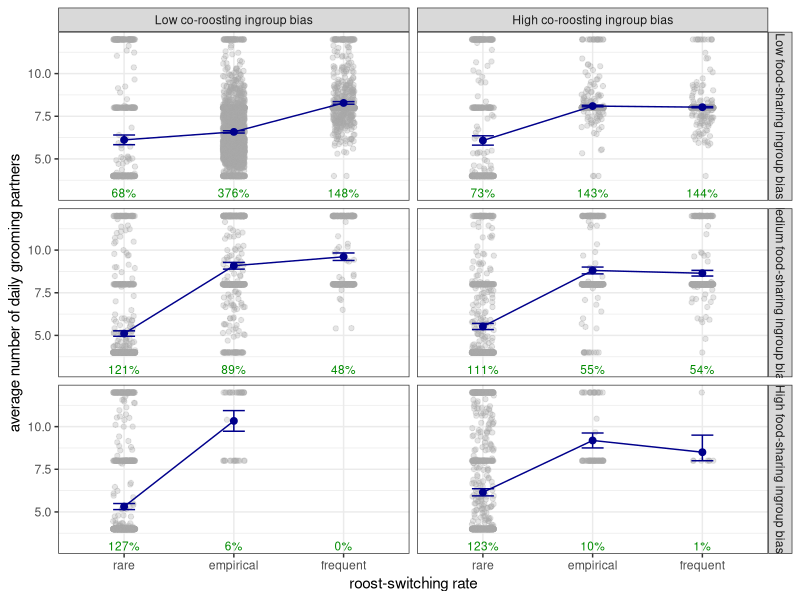

This chart was generated by the following R code:
# Load packages
library(tidyverse)
library(grid)
library(gridExtra)
library(patchwork)
library(dplyr)
rm(list=ls())

#############################################################
# Load dataframe
strategies <-  
  read.csv("strategies3.csv") %>% 
  mutate(bins= cut(Modifier, 
                   breaks = c(-Inf, -0.5, 0.5, Inf), 
                   labels = c("-1", "0", "1")))

# Bootstrapping code
# function to get 95% frequentist confidence interval of mean of vector x using classical bootstrapping
# argument 'bca = T' gives you bias-corrected and accelerated bootstrapping
boot_ci <- function(x, perms=5000, bca=F) {
  library(boot)
  get_mean <- function(x, d) {
    return(mean(x[d]))
  }
  x <- as.vector(na.omit(x))
  mean <- mean(x)
  if(bca){
    boot <- boot.ci(boot(data=x,
                         statistic=get_mean,
                         R=perms,
                         parallel = "multicore",
                         ncpus = 4),
                    type="bca")
    low <- boot$bca[1,4]
    high <- boot$bca[1,5]
  }else{
    boot <- boot.ci(boot(data=x,
                         statistic=get_mean,
                         R=perms,
                         parallel = "multicore",
                         ncpus = 4),
                    type="perc")
    low <- boot$perc[1,4]
    high <- boot$perc[1,5]
  }
  c(low=low,mean=mean,high=high, N=round(length(x)))
}


# get mean and 95% CIs via bootstrapping of values y within grouping variable x
# argument 'bca = T' gives you bias-corrected and accelerated bootstrapping
boot_ci2 <- function(d=d, y=d$y, x=d$x, perms=5000, bca=F){
  df <- data.frame(effect=unique(x))
  df$low <- NA
  df$mean <- NA
  df$high <- NA
  df$n.obs <- NA
  for (i in 1:nrow(df)) {
    ys <- y[which(x==df$effect[i])]
    if (length(ys)>1 & var(ys)>0 ){
      b <- boot_ci(y[which(x==df$effect[i])], perms=perms, bca=bca)
      df$low[i] <- b[1]
      df$mean[i] <- b[2]
      df$high[i] <- b[3]
      df$n.obs[i] <- b[4]
    }else{
      df$low[i] <- min(ys)
      df$mean[i] <- mean(ys)
      df$high[i] <- max(ys)
      df$n.obs[i] <- length(ys)
    }
  }
  df
}


# get data
d <- 
  strategies %>% 
  filter(Total != 0) %>% 
  mutate(roost.bias = case_when(
    Threshold == 0 ~ "low",
    Threshold == 1200 ~ "high")) %>% 
  mutate(feed.bias = case_when(
    Discriminatory == 30 ~ "low",
    Discriminatory == 50 ~ "medium",
    Discriminatory == 70 ~ "high")) %>% 
  mutate(switch= case_when(
    Modifier == -1 ~ "rare",
    Modifier == 0 ~ "empirical",
    Modifier == 1 ~ "frequent")) %>% 
  mutate(switch = factor(switch, levels= c("rare", "empirical", "frequent"))) %>% 
  mutate(roost.bias = factor(roost.bias, levels= c("low", "high"))) %>% 
  mutate(feed.bias = factor(feed.bias, levels= c("low", "medium", "high"))) %>% 
  # create groups for bootstrapping
  mutate(scenario = paste(switch, roost.bias, feed.bias, sep= "_")) %>% 
  # create groups for plotting
  mutate(scenario2 = paste(roost.bias, feed.bias, sep= "_")) 

# get means and 95% CIs
means <- 
  boot_ci2(d, x= d$scenario, y= d$Average) %>% 
  separate(effect, into = c("switch", "roost.bias", "feed.bias")) %>% 
  # add missing population
  add_row(switch= "frequent", roost.bias= "low", feed.bias= "high", n.obs= 0) %>%   
  mutate(switch = factor(switch, levels= c("rare", "empirical", "frequent"))) %>% 
  mutate(roost.bias = factor(roost.bias, levels= c("low", "high"))) %>% 
  mutate(feed.bias = factor(feed.bias, levels= c("low", "medium", "high"))) %>% 
  mutate(scenario2 = paste(roost.bias, feed.bias, sep= "_")) %>% 
  as_tibble()
  
# create custom labels
feed_labels <- c("low" = "Low food-sharing ingroup bias", "medium" = "Medium food-sharing ingroup bias", "high" = "High food-sharing ingroup bias")
roost_labels <- c("low" = "Low co-roosting ingroup bias", "medium" = "Medium co-roosting ingroup bias", "high" = "High co-roosting ingroup bias")

means$scenario2

# plot means and 95% CIs
(plot <- 
  means %>% 
    mutate(survival = round(n.obs/660*100)) %>% 
  ggplot(aes(x=switch, y=mean, group= scenario2))+
     facet_grid(rows= vars(feed.bias), cols= vars(roost.bias),
              labeller = labeller(feed.bias = feed_labels, roost.bias = roost_labels)) +
    geom_jitter(data= d, aes(x=switch, y=Average), height= 0, width=0.1, alpha=0.3, color= "darkgrey")+
    geom_line(color= "darkblue")+
    geom_point(size=2, color= "darkblue")+
    geom_errorbar(aes(ymin= low, ymax= high, width=0.2), color= "darkblue")+
    geom_text(aes(y=3, label= paste0(survival, "%")), size=3, color= "green4")+
    ylab("average number of daily grooming partners")+
    xlab("roost-switching rate")+
    theme_bw())
    
# save plot
ggsave(
  "Figure2.pdf",
  plot = plot,
  scale = 1,
  width = 5,
  height = 8,
  units = c("in", "cm", "mm", "px"),
  dpi = 300)
